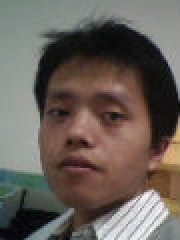
%> input picture CHT/CH02/3.jpg, 90 x 120 px (shown 2 times larger)
$ octave fig8.m   (GNU Octave 9; MATLAB toolbox functions it lacks are replaced by stand-ins)
%> lines starting %> are read from the running program, lines starting %| are printed output that depends on the picture; in (x1, y1, x2, y2) boxes, pixels count from 0 and x2, y2 are one past the last pixel; in counts of white or black regions, pixels touching at a corner belong together; the program's own positions count from 1
clc;
clear all;
IM = imread('3.jpg');
%> IM is the input picture: size 120x90x3 uint8; mean R, G, B 104.4, 95.6, 88.7
IM1 = imclearborder(IM,4);
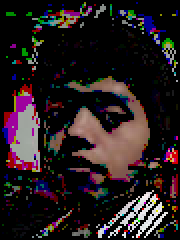
%> IM1: size 120x90x3 uint8 (shown 2 times larger); mean R, G, B 38.9, 29.6, 31.4
BW=im2bw(IM);
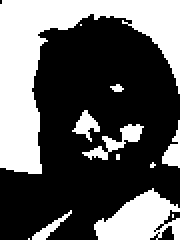
%> BW: size 120x90 logical (shown 2 times larger); 36.7% white; 12 white regions (6 under 20 px), largest, box (x1, y1, x2, y2) and area: (0, 0, 90, 87) 2781, (47, 94, 90, 120) 686, (41, 62, 72, 80) 178, (81, 60, 90, 84) 106, (36, 55, 50, 71) 101, (16, 105, 36, 120) 78
IM2 = imclearborder(BW,4);
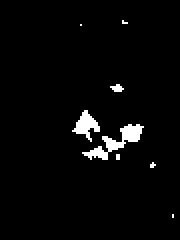
%> IM2: size 120x90 logical (shown 2 times larger); 2.9% white; 8 white regions (6 under 20 px), largest, box (x1, y1, x2, y2) and area: (41, 62, 72, 80) 178, (36, 55, 50, 71) 101
figure
subplot(2,2,1),
imshow(IM);title('original');
subplot(2,2,2),
imshow(BW);title('binary');
subplot(2,2,3),
imshow(IM1);title('original+imclearborder');
subplot(2,2,4),
imshow(IM2);title('binary+imclearborder');

$ run again, with CHT/CH02/2.jpg copied over CHT/CH02/3.jpg
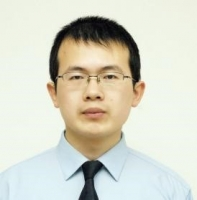
%> input picture CHT/CH02/2.jpg, 197 x 200 px
%> IM is the input picture: size 200x197x3 uint8; mean R, G, B 213.4, 213.5, 199.7
%> `IM1 = imclearborder(IM,4);`:
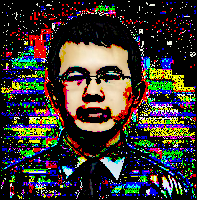
%> IM1: size 200x197x3 uint8; mean R, G, B 60.2, 54, 50.3
%> `BW=im2bw(IM);`:
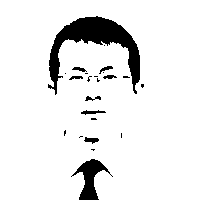
%> BW: size 200x197 logical; 91.3% white; 23 black regions (14 under 20 px), largest, box (x1, y1, x2, y2) and area: (48, 16, 140, 95) 2361, (71, 159, 113, 200) 654, (81, 110, 106, 115) 65
%> IM2: size 200x197 logical; every value is 0
